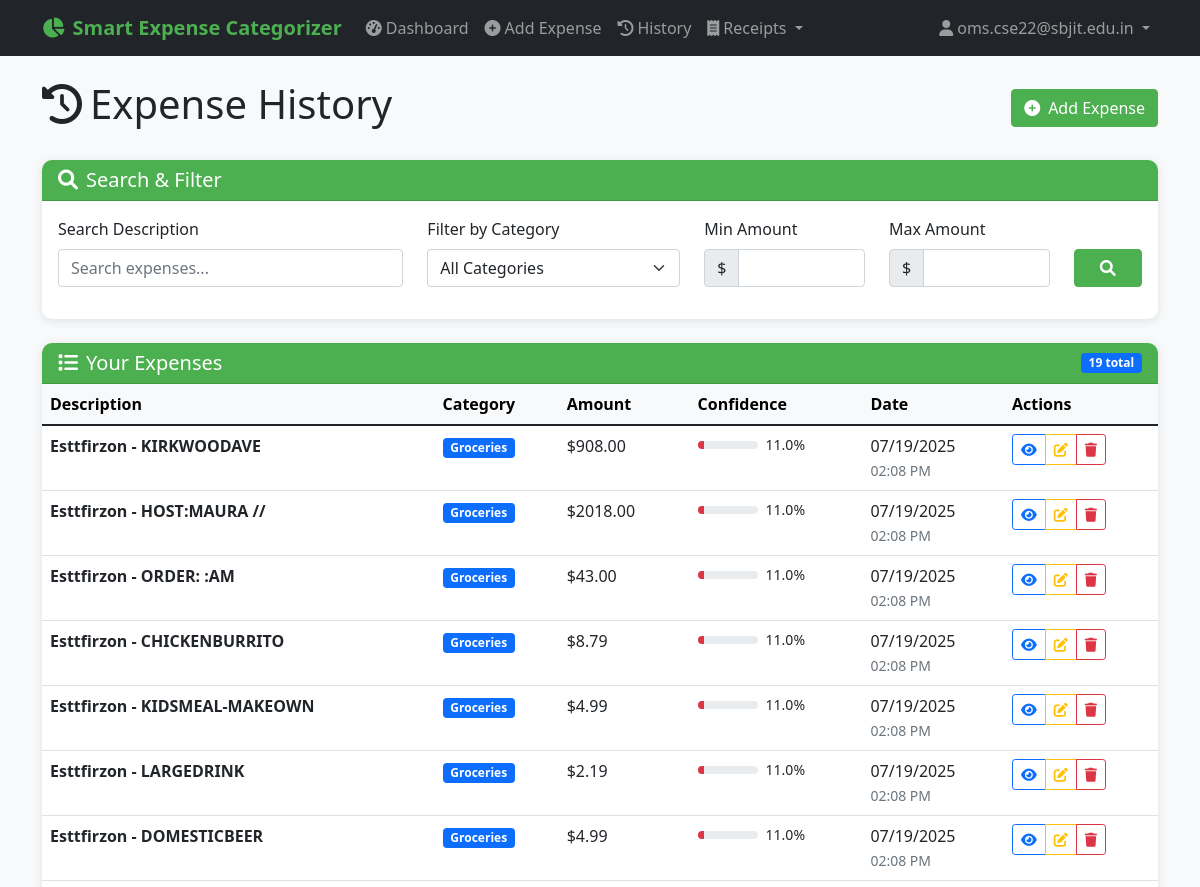
The page /expenses (signed in, upper part) on the database as committed earlier.
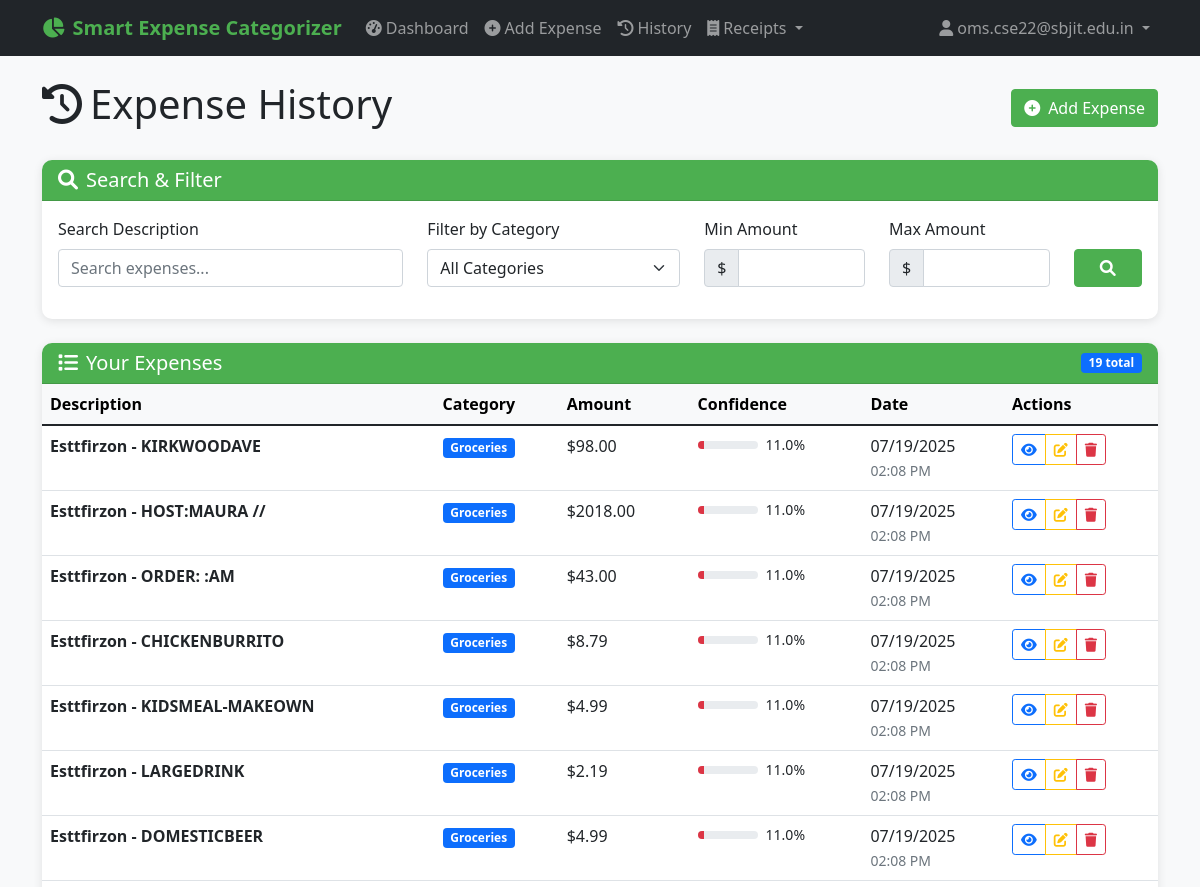
The same page on the database as committed later.
### PYTHON/models.py (models this page shows, shortened)
class Expense(db.Model):
    __tablename__ = 'expenses'
    id = db.Column(db.String(36), primary_key=True, default=lambda: str(uuid.uuid4()))
    user_id = db.Column(db.String(36), db.ForeignKey('users.id'), nullable=False, index=True)
    description = db.Column(db.Text, nullable=False)
    amount = db.Column(db.Numeric(10, 2), nullable=True)
    predicted_category = db.Column(db.String(100), nullable=False, index=True)
    confidence_score = db.Column(db.Float, nullable=False)
    model_predictions = db.Column(db.JSON)  # Store individual model predictions
    created_at = db.Column(db.DateTime, default=datetime.utcnow, index=True)
    updated_at = db.Column(db.DateTime, default=datetime.utcnow, onupdate=datetime.utcnow)
    user_feedback = db.Column(db.String(100), nullable=True)  # User can correct the category
    is_correct = db.Column(db.Boolean, nullable=True)  # User can mark if prediction was correct
    source = db.Column(db.String(50), nullable=True, default='manual')  # 'manual', 'receipt_upload', 'api'
    expense_metadata = db.Column(db.JSON, nullable=True)  # Store receipt data, OCR confidence, etc.
    date = db.Column(db.DateTime, nullable=True)  # Expense date (can be different from created_at)

### PYTHON/routes.py (the view, shortened to what this page needs)
@main_bp.route('/expenses')
@login_required
def expenses():
    form = ExpenseSearchForm()
    query = Expense.query.filter_by(user_id=current_user.id)
    if request.args.get('search_query'):
        search_query = request.args.get('search_query')
        query = query.filter(Expense.description.contains(search_query))
        form.search_query.data = search_query
    if request.args.get('category_filter'):
        category_filter = request.args.get('category_filter')
        query = query.filter(Expense.predicted_category == category_filter)
        form.category_filter.data = category_filter
    categories = db.session.query(Expense.predicted_category.distinct())\
        .filter_by(user_id=current_user.id).all()
    form.category_filter.choices = [('', 'All Categories')] + \
        [(cat[0], cat[0]) for cat in categories]
    page = request.args.get('page', 1, type=int)
    expenses_paginated = query.order_by(Expense.created_at.desc())\
        .paginate(page=page, per_page=current_app.config['EXPENSES_PER_PAGE'],
                 error_out=False)
    return render_template('expenses.html',
                         expenses=expenses_paginated,
                         form=form)

### PYTHON/forms.py
class ExpenseSearchForm(FlaskForm):
    search_query = StringField('Search Description', validators=[
        Optional(),
        Length(max=200, message='Search query must be less than 200 characters')
    ], render_kw={
        'placeholder': 'Search expenses...'
    })
    category_filter = SelectField('Filter by Category', validators=[
        Optional()
    ], choices=[('', 'All Categories')])  # Will be populated dynamically
    amount_min = DecimalField('Min Amount', validators=[
        Optional(),
        NumberRange(min=0, message='Amount must be positive')
    ], places=2)
    amount_max = DecimalField('Max Amount', validators=[
        Optional(),
        NumberRange(min=0, message='Amount must be positive')
    ], places=2)

### PYTHON/app.py (called while the page is built)
def register_context_processors(app):
    @app.context_processor
    def inject_now():
        return {'now': datetime.now()}

### PYTHON/templates/expenses.html (shortened to what the changed rows need)
{% extends "base.html" %}
{% block content %}
<div class="d-flex justify-content-between align-items-center mb-4">
    <h1>
        <i class="fas fa-history me-2"></i>Expense History
    </h1>
</div>
{% if expenses.items %}
    <div class="card">
        <div class="card-body p-0">
            <div class="table-responsive">
                <table class="table table-hover mb-0">
                    <thead class="table-light">
                        <tr>
                            <th>Description</th>
                            <th>Category</th>
                            <th>Amount</th>
                            <th>Confidence</th>
                            <th>Date</th>
                            <th>Actions</th>
                        </tr>
                    </thead>
                    <tbody>
                        {% for expense in expenses.items %}
                            <tr class="expense-item">
                                <td>
                                    <div class="fw-bold">{{ expense.description[:60] }}{% if expense.description|length > 60 %}...{% endif %}</div>
                                </td>
                                <td>
                                    <span class="badge bg-primary">{{ expense.predicted_category }}</span>
                                </td>
                                <td>
                                    {% if expense.amount %}
                                        ${{ "%.2f"|format(expense.amount) }}
                                    {% else %}
                                        <span class="text-muted">-</span>
                                    {% endif %}
                                </td>
                                <td>
                                    <div class="d-flex align-items-center">
                                        <div class="progress me-2" style="width: 60px; height: 8px;">
                                            <div class="progress-bar
                                                {% if expense.confidence_score >= 0.8 %}bg-success
                                                {% elif expense.confidence_score >= 0.6 %}bg-warning
                                                {% else %}bg-danger{% endif %}"
                                                style="width: {{ (expense.confidence_score * 100)|round }}%">
                                            </div>
                                        </div>
                                        <small>{{ (expense.confidence_score * 100)|round }}%</small>
                                    </div>
                                </td>
                                <td>
                                    <div>{{ expense.created_at.strftime('%m/%d/%Y') }}</div>
                                    <small class="text-muted">{{ expense.created_at.strftime('%I:%M %p') }}</small>
                                </td>
                                <td>
                                    <div class="btn-group" role="group">
                                        <a href="{{ url_for('main.expense_detail', expense_id=expense.id) }}"
                                           class="btn btn-sm btn-outline-primary" title="View Details">
                                            <i class="fas fa-eye"></i>
                                        </a>
                                        <a href="{{ url_for('main.edit_expense', expense_id=expense.id) }}"
                                           class="btn btn-sm btn-outline-warning" title="Edit">
                                            <i class="fas fa-edit"></i>
                                        </a>
                                        <button type="button" class="btn btn-sm btn-outline-danger"
                                                title="Delete" onclick="showDeleteModal({{ expense.id }}, '{{ expense.description|e }}')">
                                            <i class="fas fa-trash"></i>
                                        </button>
                                    </div>
                                </td>
                            </tr>
                        {% endfor %}
                    </tbody>
                </table>
            </div>
        </div>
    </div>
{% endif %}
{% endblock %}

Rows that differ between the two databases and show on the page:
changed Expense "Esttfirzon - KIRKWOODAVE": amount "908.00" → "98.00"
